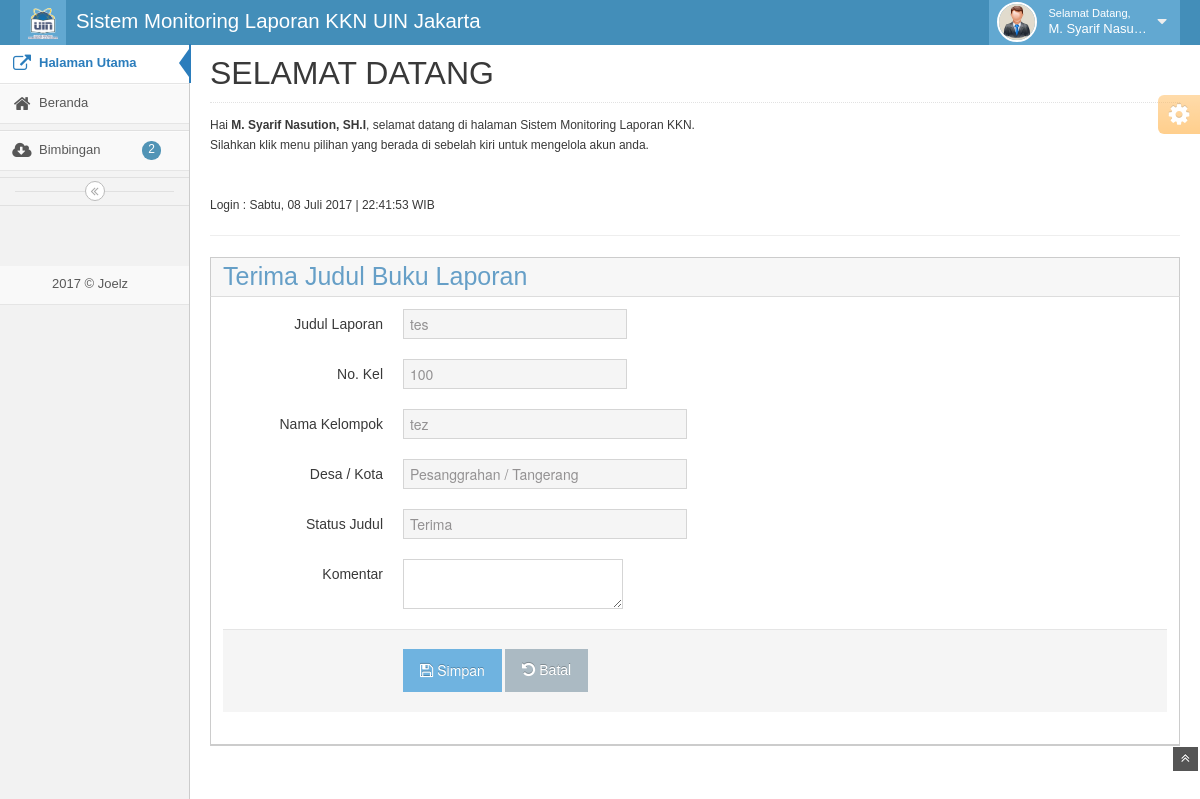
Page /media.php?page=home&act=judulacc&id=1 (signed in) on the committed database.
### tables this page shows
CREATE TABLE IF NOT EXISTS `penugasan` (
  `pid` int(11) NOT NULL AUTO_INCREMENT,
  `nkel` varchar(4) NOT NULL,
  `status` enum('0','1','2') NOT NULL DEFAULT '0',
  `id_dosen` int(11) DEFAULT NULL,
  `sTgl` date DEFAULT NULL,
  `judul` varchar(150) DEFAULT NULL,
  `komentar` varchar(300) DEFAULT NULL,
  `statJudul` enum('0','1','2') DEFAULT '0',
  PRIMARY KEY (`pid`)
);

CREATE TABLE IF NOT EXISTS `mahasiswa` (
  `mid` int(15) NOT NULL AUTO_INCREMENT,
  `nkel` varchar(4) NOT NULL,
  `mNama` varchar(50) NOT NULL,
  `mTelp` varchar(15) NOT NULL,
  `mEmail` varchar(50) NOT NULL,
  `mDesaKota` text NOT NULL,
  `username` varchar(100) NOT NULL,
  `password` varchar(100) NOT NULL,
  `mfoto` varchar(100) NOT NULL,
  PRIMARY KEY (`mid`),
  UNIQUE KEY `nkel` (`nkel`)
);

### config/fungsi_indotgl.php (called while the page is built, shortened)
<?php
function getTglIndo($tgl){
	$tanggal = substr($tgl,8,2);
	$bulan = getBulan(substr($tgl,5,2));
	$tahun = substr($tgl,0,4);
	return $tanggal.' '.$bulan.' '.$tahun;
}
function getBulan($bln){
	switch ($bln){
		case 7: return "Juli";break;
	}
}
function getHari($x){
	$hari = array("Minggu","Senin","Selasa","Rabu","Kamis","Jumat","Sabtu");
	return $hari[$x];
}
?>

### home.php (the view, shortened to what this page needs)
<?php
	$hari_s = getHari(date("w"));
	echo "
	<h1 class='page-header'>SELAMAT DATANG</h1>
	<p>Hai <b>$_SESSION[uNama]</b>, selamat datang di halaman Sistem Monitoring Laporan KKN.<br> Silahkan klik menu pilihan yang berada
	di sebelah kiri untuk mengelola akun anda. </p>
	<p>&nbsp;</p>
	<p>Login : $hari_s, ".getTglIndo(date('Y m d'))." | ".date('H:i:s')." WIB</p><hr>";
	if ($_SESSION['uLevel']==3){
		include 'mod/mahasiswa/judul.php';
	}elseif ($_SESSION['uLevel']=='2'){
  		?>
  		<?php
if($_GET[act]=="judulacc"){
$e = mysql_fetch_array(mysql_query("SELECT a.*,b.* FROM penugasan a JOIN mahasiswa b ON a.nkel=b.nkel WHERE a.pid='$_GET[id]'"));
?>
<div class="widget-box">
<div class="widget-header widget-header-flat"><h2 class="smaller">Terima Judul Buku Laporan</h2></div>
<div class="widget-body">
<div class="widget-main">
	<form method="POST" enctype="multipart/form-data" class="form-horizontal">
		<div class="control-group">
			<label class="control-label" for="nim">Judul Laporan</label>
			<div class="controls">
				<input class="input-large" type="text" id="judul" name="judul" value="<?php echo $e[judul];?>" readonly required>
			</div>
		</div>
		<div class="control-group">
			<label class="control-label" for="nim">No. Kel</label>
			<div class="controls">
				<input class="input-large" type="text" id="nim" name="nim" value="<?php echo $e[nkel];?>" readonly required>
			</div>
		</div>
		<div class="control-group">
			<label class="control-label" for="nama">Nama Kelompok</label>
			<div class="controls">
				<input class="input-xlarge" type="text" id="nama" name="nama" value="<?php echo $e[mNama];?>" readonly required>
			</div>
		</div>
		<div class="control-group">
			<label class="control-label" for="nama">Desa / Kota</label>
			<div class="controls">
				<input class="input-xlarge" type="text" id="nama" name="nama" value="<?php echo $e[mDesaKota];?>" readonly required>
			</div>
		</div>
		<div class="control-group">
			<label class="control-label" for="nama">Status Judul</label>
			<div class="controls">
				<input class="input-xlarge" type="text" id="nama" name="nama" value="Terima" readonly required>
			</div>
		</div>
		<div class="control-group">
			<label class="control-label" for="nama">Komentar</label>
			<div class="controls">
				<textarea name="komentar" id="komentar"></textarea>
			</div>
		</div>
		<div class="form-actions">
			<button class="btn btn-info" type="submit" name="simpan">
				<i class="icon-save bigger-110"></i>Simpan
			</button>
			<a class="btn" href="media.php?page=<?php echo $_GET[page];?>">
				<i class="icon-undo bigger-110"></i>Batal
			</a>
		</div>
	</form>
	<?php
	 }
	   ?>
		</div>
		<?php
	}
	?>

### rows in the picture
penugasan: judul "tes", nim "100", nama "tez", nama "Pesanggrahan / Tangerang"

### other values in the picture
$_CONFIG['appname'] "Sistem Monitoring Laporan KKN UIN Jakarta"
$_SESSION['uNama'] "M. Syarif Nasu…"
$jnkonsul "2"
$_CONFIG['syscopyright'] "Joelz"
$_SESSION[uNama] "M. Syarif Nasution, SH.I"
$hari_s "Sabtu"
